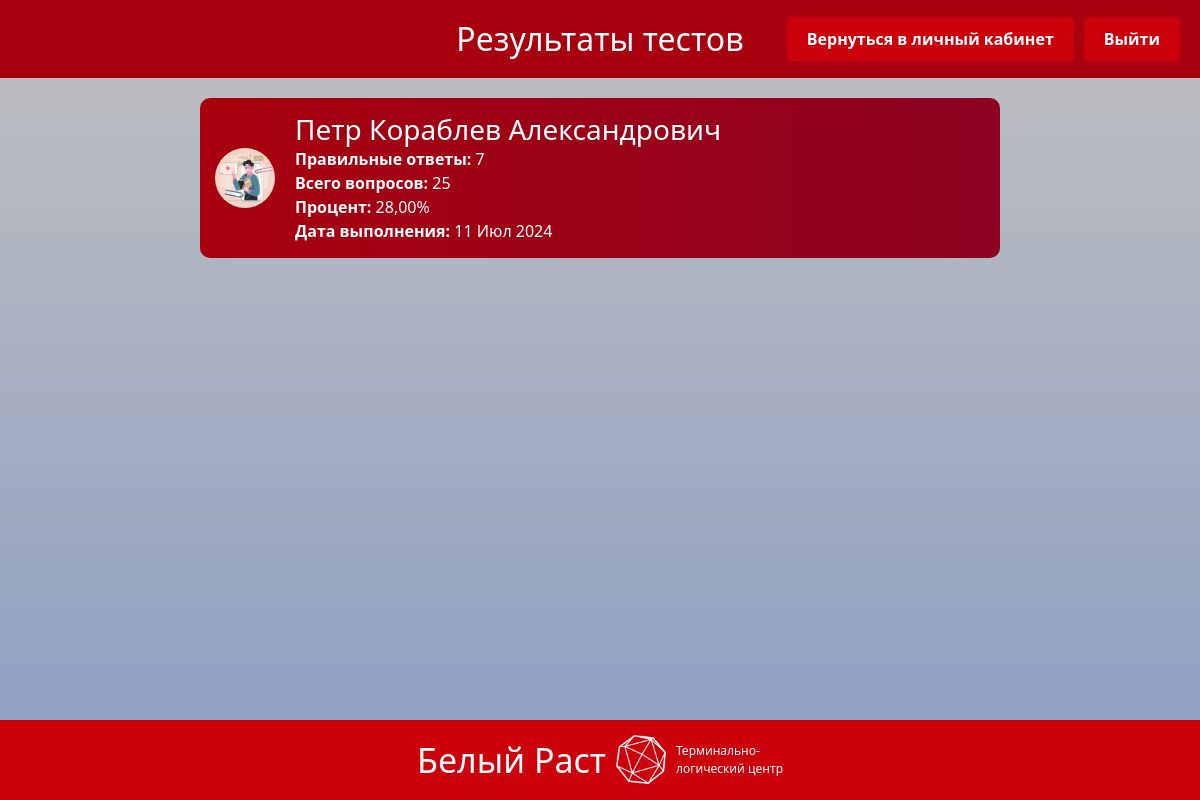
/account/home/account/results/ (signed in), run on an earlier commit of the app's database.
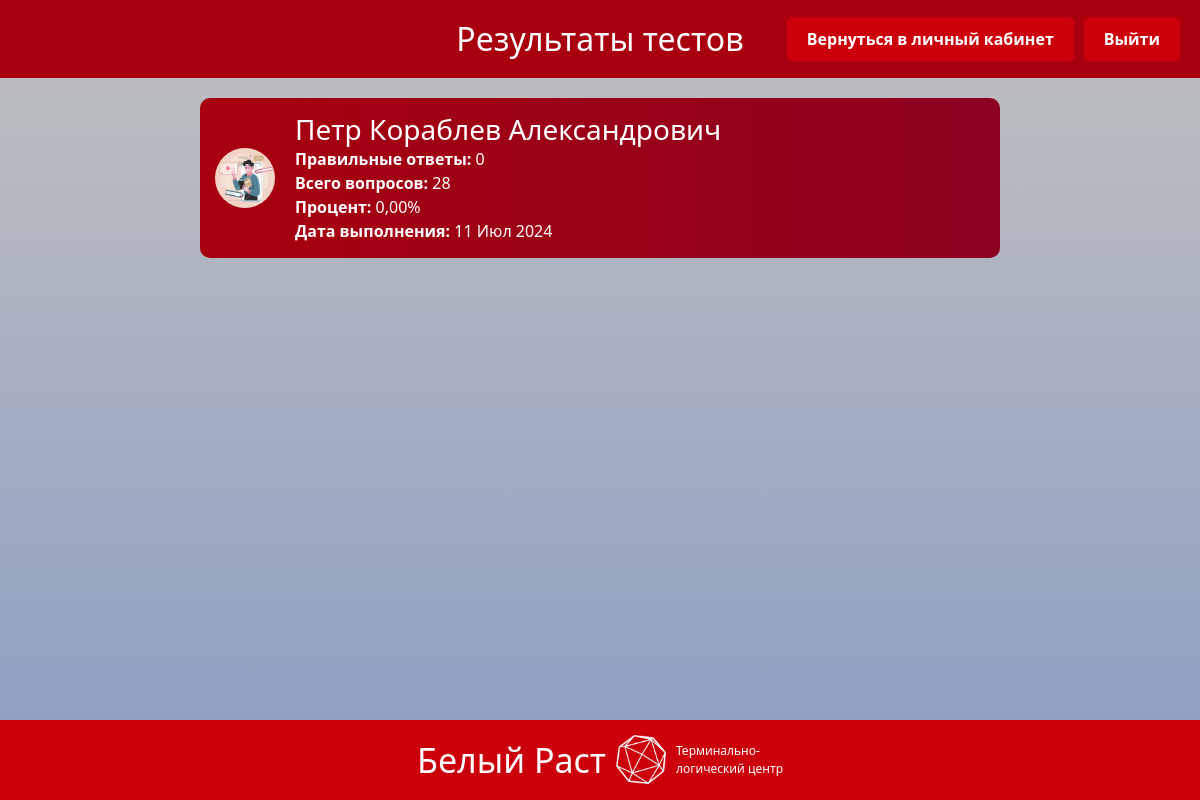
And on a later commit of the database.
### backend/home/models.py (models this page shows, shortened)
class BaseModel(models.Model):
    uid = models.UUIDField(primary_key=True, default=uuid.uuid4, editable=True, verbose_name="UUID")
    created_at = models.DateField(auto_now_add=True, verbose_name="Дата создания")
    updated_at = models.DateField(auto_now=True, verbose_name="Дата обновления")
    class Meta:
        abstract = True

class TestResult(BaseModel):
    user = models.ForeignKey(User, on_delete=models.CASCADE, verbose_name="Пользователь")
    correct_answers = models.IntegerField(verbose_name="Правильные ответы")
    total_questions = models.IntegerField(verbose_name="Всего вопросов")
    test_duration = models.DurationField(verbose_name="Длительность теста")
    @property
    def percentage(self):
        if self.total_questions > 0:
            return (self.correct_answers / self.total_questions) * 100
        return 0
    class Meta:
        verbose_name = "Результат теста"
        verbose_name_plural = "Результаты тестов"

### backend/main/models.py (models this page shows, shortened)
class Profile(models.Model):
    user = models.OneToOneField(User, on_delete=models.CASCADE)
    phone_number = models.CharField(max_length=15, blank=True, null=True)
    position = models.CharField(max_length=100, blank=True, null=True)
    patronymic = models.CharField(max_length=100, blank=True, null=True)
    is_manager = models.BooleanField(default=False)  # Поле "Руководитель"
    hire_date = models.DateField(blank=True, null=True)  # Дата принятия на работу
    last_test_date = models.DateField(blank=True, null=True)  # Последняя дата прохождения теста

### backend/home/views.py (the view)
# urls.py: path('account/results/', views.results_list, name='results_list'),  # URL для страницы результатов
def results_list(request):
    results = TestResult.objects.filter(user=request.user).order_by('-created_at')
    return render(request, 'test/result_list.html', {'results': results})

### frontend/templates/test/result_list.html (shortened to what this page needs)
{% load static %}
<!DOCTYPE html>
<html>
<head>
    <link rel="stylesheet" href="{% static 'main/css/result_list.css' %}">
    <link rel="stylesheet" href="https://cdn.jsdelivr.net/npm/bootstrap@5.3.2/dist/css/bootstrap.min.css">
    <link rel="stylesheet" href="https://use.fontawesome.com/releases/v5.8.2/css/all.css">
</head>
<body>
    <div class="header">
        <h1>Результаты тестов</h1>
        <div class="btn-container">
            <a href="http://127.0.0.1:8000/account/" class="btn-custom">Вернуться в личный кабинет</a>
            <a href="http://127.0.0.1:8000/" class="btn-custom">Выйти</a>
        </div>
    </div>
    {% for result in results %}
    <div class="result-item">
        <div class="avatar" style="background-image: url('{% static 'main/images/avatarka2.jpg' %}');"></div>
        <div class="result-details">
            <h3>{{ result.user.first_name }} {{ result.user.last_name }} {% if result.user.profile.patronymic %} {{ result.user.profile.patronymic }} {% endif %}</h3>
            <p><strong>Правильные ответы:</strong> {{ result.correct_answers }}</p>
            <p><strong>Всего вопросов:</strong> {{ result.total_questions }}</p>
            <p><strong>Процент:</strong> {{ result.percentage|floatformat:2 }}%</p>
            <p><strong>Дата выполнения:</strong> {{ result.created_at|date:"d M Y" }}</p>
        </div>
    </div>
    {% endfor %}
    <div class="footer">
        <div class="footer-text footer-text-1">Белый Раст</div>
        <div class="logo-container"></div>
        <div class="footer-text footer-text-2">Терминально-<br>логический центр</div>
    </div>
</body>
</html>

What changed in the data, as far as the page shows it:
changed TestResult "Петр": correct_answers "7" → "0"; total_questions "25" → "28"; percentage "28,00" → "0,00"
